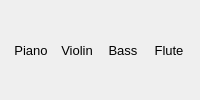
               <widget class="QWidget" name="page_7">
                <layout class="QHBoxLayout" name="horizontalLayout_12">
                 <item>
                  <layout class="QHBoxLayout" name="horizontalLayout_9">
                   <item>
                    <widget class="QLabel" name="label_8">
                     <property name="font">
                      <font>
                       <pointsize>10</pointsize>
                      </font>
                     </property>
                     <property name="text">
                      <string>Piano</string>
                     </property>
                     <property name="alignment">
                      <set>Qt::AlignCenter</set>
                     </property>
                    </widget>
                   </item>
                   <item>
                    <widget class="QLabel" name="label_9">
                     <property name="font">
                      <font>
                       <pointsize>10</pointsize>
                      </font>
                     </property>
                     <property name="text">
                      <string>Violin</string>
                     </property>
                     <property name="alignment">
                      <set>Qt::AlignCenter</set>
                     </property>
                    </widget>
                   </item>
                   <item>
                    <widget class="QLabel" name="label_10">
                     <property name="font">
                      <font>
                       <pointsize>10</pointsize>
                      </font>
                     </property>
                     <property name="text">
                      <string>Bass</string>
                     </property>
                     <property name="alignment">
                      <set>Qt::AlignCenter</set>
                     </property>
                    </widget>
                   </item>
                   <item>
                    <widget class="QLabel" name="label_11">
                     <property name="font">
                      <font>
                       <pointsize>10</pointsize>
                      </font>
                     </property>
                     <property name="text">
                      <string>Flute</string>
                     </property>
                     <property name="alignment">
                      <set>Qt::AlignCenter</set>
                     </property>
                    </widget>
                   </item>
                  </layout>
                 </item>
                </layout>
               </widget>
